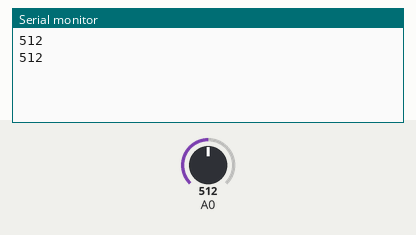
The sketch below on a simulated Arduino Uno, built with avr-gcc and run on an emulated ATmega328P. On the bench: the last lines printed to the serial monitor. The test bench sets the inputs (shaded band); at power-on: A0 = 512.

Above: at 2.8 s.
2.9 s: A0 set to 716
At 4.5 s:
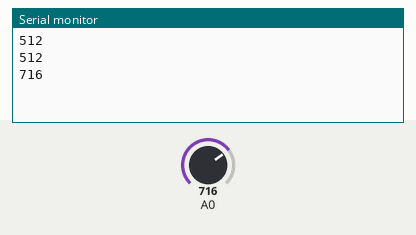
5.6 s: A0 set to 900
At 7.2 s:
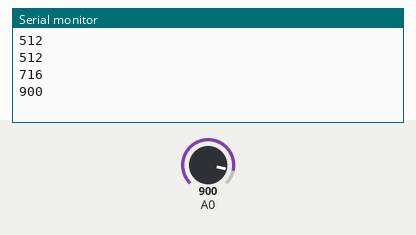
Timing chart, 0 to 8.7 s (numbered marks = the images above; inputs shaded):
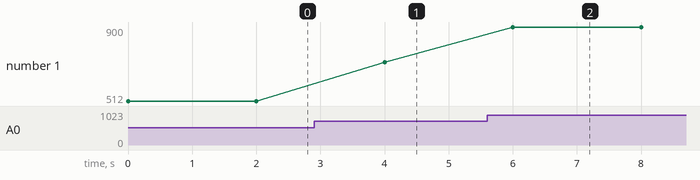

The sketch:

adc-preset-serie.ino
```cpp
// (licence header left out)
void setup() {
  // initialize the serial communication:
  Serial.begin(9600);
}

void loop() {
  // send the value of analog input 0:
  Serial.println(analogRead(0));

  delay(2000);
}
```

Measured:
- after the input at 2.9 s, the serial monitor: prints a new line after 1.1 s (image 1)
- after the input at 5.6 s, the serial monitor: prints a new line after 0.40 s (image 2)
- plotted number 1: 512 → 716 after the input at 2.9 s, 716 → 900 after the input at 5.6 s
